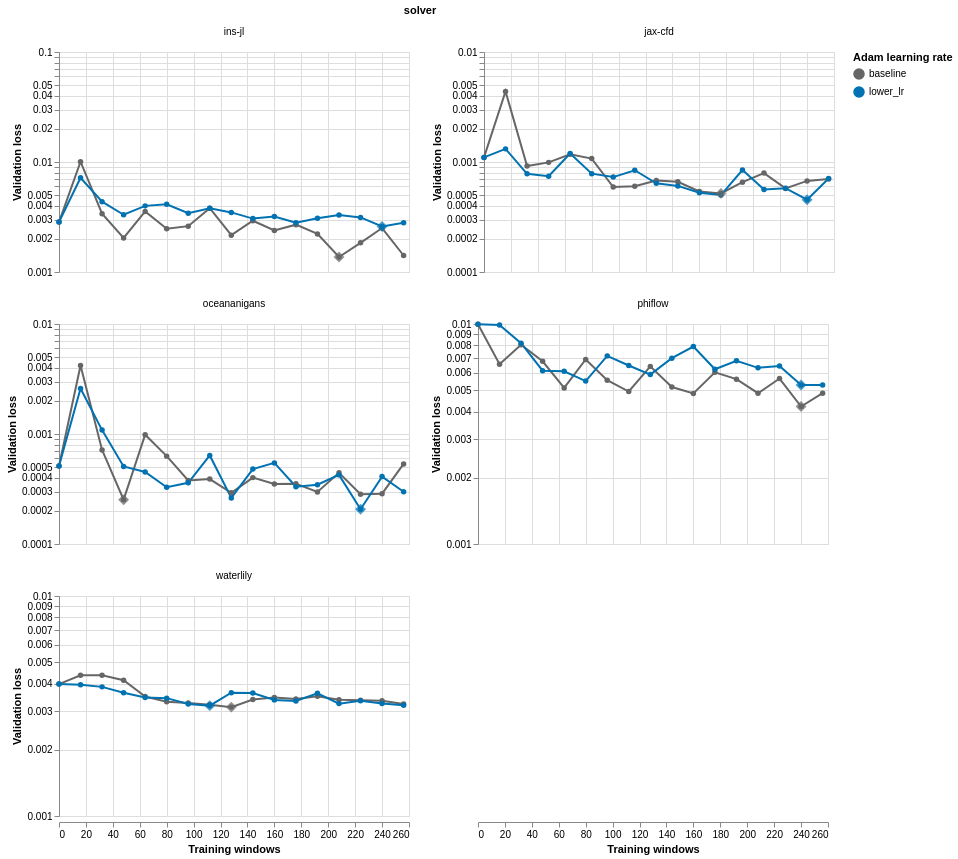

The specification (Vega-Lite) saved for this image:
### Vega-Lite specification from a JSON file in a GitHub repository (floating-point values rounded to 4 significant figures; data arrays with more than 128 entries replaced by an {"elided": "..."} marker saying what was removed)
{"config": {"view": {"continuousWidth": 300, "continuousHeight": 300}}, "data": {"values": {"elided": "170 records"}}, "facet": {"field": "solver", "type": "nominal"}, "spec": {"layer": [{"mark": {"type": "line", "point": true}, "encoding": {"color": {"field": "arm", "scale": {"domain": ["baseline", "lower_lr"], "range": ["#666666", "#0072b2"]}, "title": "Adam learning rate", "type": "nominal"}, "tooltip": [{"field": "solver", "type": "nominal"}, {"field": "arm", "type": "nominal"}, {"field": "update", "type": "quantitative"}, {"field": "validation_loss", "type": "quantitative"}], "x": {"field": "update", "title": "Training windows", "type": "quantitative"}, "y": {"field": "validation_loss", "scale": {"type": "log"}, "title": "Validation loss", "type": "quantitative"}}}, {"mark": {"type": "point", "filled": true, "shape": "diamond", "size": 120}, "encoding": {"color": {"field": "arm", "scale": {"domain": ["baseline", "lower_lr"], "range": ["#666666", "#0072b2"]}, "title": "Adam learning rate", "type": "nominal"}, "tooltip": [{"field": "solver", "type": "nominal"}, {"field": "arm", "type": "nominal"}, {"field": "update", "type": "quantitative"}, {"field": "validation_loss", "type": "quantitative"}], "x": {"field": "update", "title": "Training windows", "type": "quantitative"}, "y": {"field": "validation_loss", "scale": {"type": "log"}, "title": "Validation loss", "type": "quantitative"}}, "transform": [{"filter": "datum.selected"}]}], "height": 220, "width": 350}, "columns": 2, "resolve": {"scale": {"y": "independent"}}, "$schema": "https://vega.github.io/schema/vega-lite/v6.4.1.json"}
